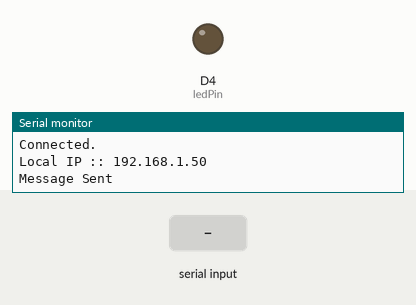
The sketch below on a simulated ESP8266 (NodeMCU). On the bench: output pins drawn as LEDs (lit = HIGH), the last lines printed to the serial monitor. The inputs (shaded band) are chosen by the test bench. WiFi joins after 1.5 s; servers stay silent unless stated; web services answer with replies made up by the test bench.

Above: at 2.9 s.
3.0 s: "0" received over Serial
At 4.1 s:
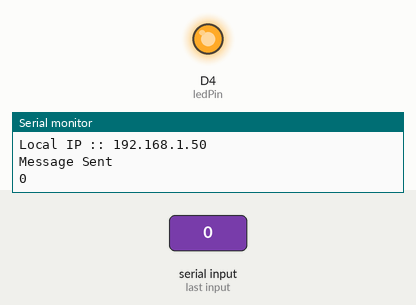
4.5 s: "1" received over Serial
At 5.2 s:
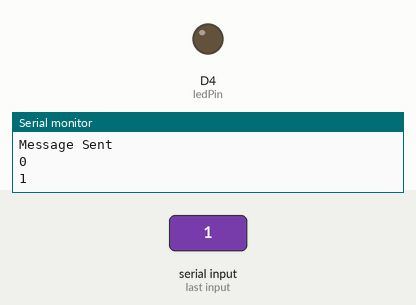
6.0 s: "2" received over Serial
At 6.3 s:
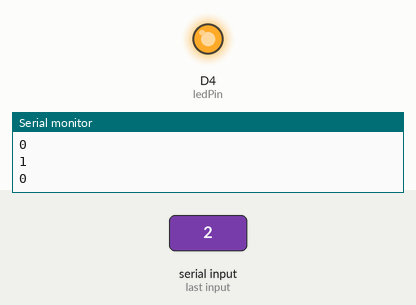
Timing chart, 0 to 9.0 s (numbered marks = the images above; inputs shaded):
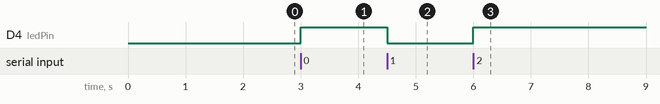

The sketch:

WifiManager.ino
```cpp
#include <Arduino.h>
#include <WiFiManager.h>  //https://github.com/tzapu/WiFiManager WiFi Configuration Magic
#include <ESP8266WiFi.h>
#include <ESP8266HTTPClient.h>
#include <WiFiClient.h>

const int ledPin = D4;

WiFiManager wifiManager;
WiFiClient client;
HTTPClient http;

void setup() {
  pinMode(D4, OUTPUT);
  pinMode(D1, INPUT);
  Serial.begin(115200);
  Serial.println("Connecting to Previous network");
  wifiManager.autoConnect("Srithar Arduino Nodemcu");
  while (WiFi.status() != WL_CONNECTED) {
    delay(500);
    Serial.print(".");
  }
  Serial.println("Connected.");
  Serial.print("Local IP :: ");
  Serial.println(WiFi.localIP());

  sendMessage();

}

void loop() {
  if (Serial.available() > 0) {
    char x = Serial.read();
    Serial.println(x == '1');
    if (x == '1') {
      digitalWrite(D4, LOW);
    } else {
      digitalWrite(D4, HIGH);
    }
    while(Serial.available()){
      char y = Serial.read();
      Serial.print(y);
      delay(100);
    }
    Serial.println();
  }
}

void sendMessage(){
  if (WiFi.status() == WL_CONNECTED) {
    const char *url = "http://api.callmebot.com/text.php?source=web&user=SritharBoss&text=Wifi%20has%20Connected%20to%20FTTH.";

    http.begin(client, url);

    // If you need Node-RED/server authentication, insert user and password below
    //http.setAuthorization("REPLACE_WITH_SERVER_USERNAME", "REPLACE_WITH_SERVER_PASSWORD");

    // Send HTTP GET request
    int httpResponseCode = http.GET();

    if (httpResponseCode > 0) {
      if (httpResponseCode == 200) {
        Serial.println("Message Sent");
      } else {
        Serial.print("HTTP Response code: ");
        Serial.println(httpResponseCode);
        String payload = http.getString();
        Serial.println(payload);
      }
    } else {
      Serial.print("Error code: ");
      Serial.println(httpResponseCode);
    }
    // Free resources
    http.end();
  } else {
    Serial.println("WiFi Disconnected");
  }
}
```

Measured:
- after the input at 3.0 s, D4 (ledPin): LOW → HIGH at once
- after the input at 4.5 s, D4 (ledPin): HIGH → LOW at once
- after the input at 6.0 s, D4 (ledPin): LOW → HIGH at once
